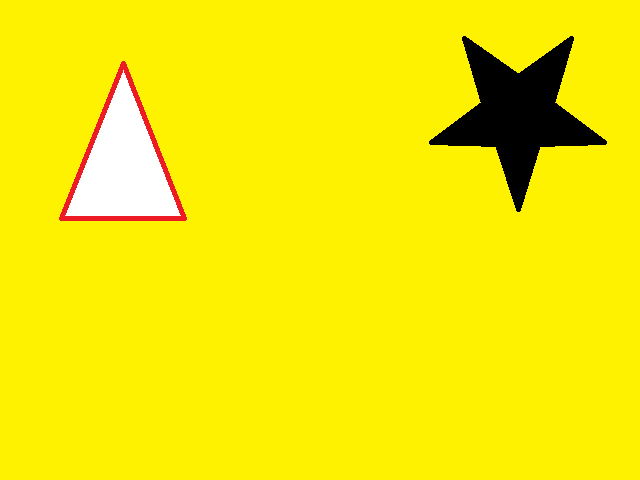
#> input picture Questions/25/image.png, 640 x 480 px
$ python main.py
#> lines starting #> are read from the running program, lines starting #| are printed output that depends on the picture
import cv2
import numpy as np
from numba import njit

img = cv2.imread('image.png')
#> img is the input picture: shape (480, 640, 3); mean B, G, R 7.3, 231.6, 245.2
grayscale_img = cv2.cvtColor(img, cv2.COLOR_BGR2GRAY)
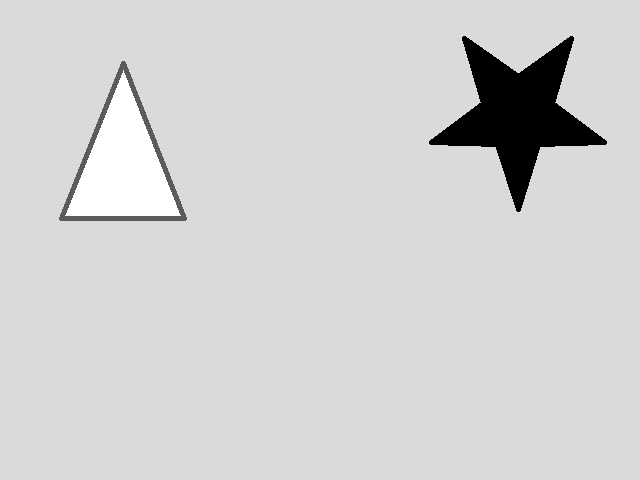
#> grayscale_img: shape (480, 640); min 0, max 255, mean 209.8
segmented = np.zeros_like(grayscale_img)
seed = (0, 0)
event_count = 0


@njit
def region_growing(image, image_marked, seed=None):
    rows, cols = image.shape[:2]
    current_found = 0
    previous_points = 1

    while previous_points != current_found:

        previous_points = current_found
        current_found = 0
        for row in range(rows):
            for col in range(cols):
                if image_marked[row, col] == 1:
                    if image[row - 1, col - 1] < 230:
                        image_marked[row - 1, col - 1] = 1
                        current_found += 1
                    if image[row - 1, col] < 230:
                        image_marked[row - 1, col] = 1
                        current_found += 1
                    if image[row - 1, col + 1] < 230:
                        image_marked[row - 1, col + 1] = 1
                        current_found += 1
                    if image[row, col - 1] < 230:
                        image_marked[row, col - 1] = 1
                        current_found += 1
                    if image[row, col + 1] < 230:
                        image_marked[row, col + 1] = 1
                        current_found += 1
                    if image[row + 1, col - 1] < 230:
                        image_marked[row + 1, col - 1] = 1
                        current_found += 1
                    if image[row + 1, col] < 230:
                        image_marked[row + 1, col] = 1
                        current_found += 1
                    if image[row + 1, col + 1] < 230:
                        image_marked[row + 1, col + 1] = 1
                        current_found += 1

                if image_marked[row, col] == 2:
                    if image[row - 1, col - 1] < 230:
                        image_marked[row - 1, col - 1] = 2
                        current_found += 1
                    if image[row - 1, col] < 230:
                        image_marked[row - 1, col] = 2
                        current_found += 1
                    if image[row - 1, col + 1] < 230:
                        image_marked[row - 1, col + 1] = 2
                        current_found += 1
                    if image[row, col - 1] < 230:
                        image_marked[row, col - 1] = 2
                        current_found += 1
                    if image[row, col + 1] < 230:
                        image_marked[row, col + 1] = 2
                        current_found += 1
                    if image[row + 1, col - 1] < 230:
                        image_marked[row + 1, col - 1] = 2
                        current_found += 1
                    if image[row + 1, col] < 230:
                        image_marked[row + 1, col] = 2
                        current_found += 1
                    if image[row + 1, col + 1] < 230:
                        image_marked[row + 1, col + 1] = 2
                        current_found += 1

                if image_marked[row, col] == 3:
                    if image[row - 1, col - 1] < 230:
                        image_marked[row - 1, col - 1] = 3
                        current_found += 1
                    if image[row - 1, col] < 230:
                        image_marked[row - 1, col] = 3
                        current_found += 1
                    if image[row - 1, col + 1] < 230:
                        image_marked[row - 1, col + 1] = 3
                        current_found += 1
                    if image[row, col - 1] < 230:
                        image_marked[row, col - 1] = 3
                        current_found += 1
                    if image[row, col + 1] < 230:
                        image_marked[row, col + 1] = 3
                        current_found += 1
                    if image[row + 1, col - 1] < 230:
                        image_marked[row + 1, col - 1] = 3
                        current_found += 1
                    if image[row + 1, col] < 230:
                        image_marked[row + 1, col] = 3
                        current_found += 1
                    if image[row + 1, col + 1] < 230:
                        image_marked[row + 1, col + 1] = 3
                        current_found += 1

    return image_marked


def mouse_event(event, x, y, flags, param):
    if event == cv2.EVENT_LBUTTONDOWN:
        global seed
        global event_count
        global segmented

        event_count += 1

        segmented[y, x] = event_count


if __name__ == '__main__':
    cv2.namedWindow('Mark object 1', 1)
    cv2.imshow('Mark object 1', grayscale_img)
    cv2.setMouseCallback('Mark object 1', mouse_event)

    cv2.waitKey(0)

    segmented_img = region_growing(grayscale_img, segmented)
#> segmented_img: shape (480, 640); every value is 0
    rows, cols = segmented_img.shape[:2]
#> rows = 480; cols = 640
    new_img = np.zeros([rows, cols, 3], np.uint8)
    new_img[np.where(segmented_img == 1)] = [0, 0, 255]
    new_img[np.where(segmented_img == 2)] = [255, 0, 0]
    new_img[np.where(segmented_img == 3)] = [0, 255, 0]

    cv2.imshow('Segmented img', new_img)
    cv2.waitKey(0)
